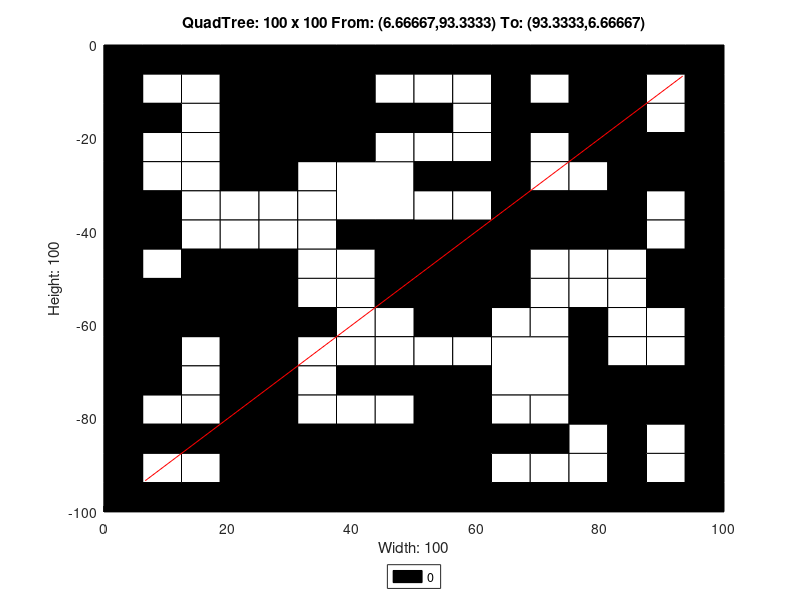

Reproduce this figure in MATLAB.
axis([0 100 -100 0]);
title('QuadTree: 100 x 100 From: (6.66667,93.3333) To: (93.3333,6.66667)');
xlabel('Width: 100');
ylabel('Height: 100');
rectangle('Position',[25 -12.5 12.5 12.5], 'FaceColor',[0 0 0]);
rectangle('Position',[25 -25 12.5 12.5], 'FaceColor',[0 0 0]);
rectangle('Position',[37.5 -37.5 12.5 12.5], 'FaceColor',[1 1 1]);
rectangle('Position',[75 -12.5 12.5 12.5], 'FaceColor',[0 0 0]);
rectangle('Position',[75 -25 12.5 12.5], 'FaceColor',[0 0 0]);
rectangle('Position',[50 -50 12.5 12.5], 'FaceColor',[0 0 0]);
rectangle('Position',[0 -62.5 12.5 12.5], 'FaceColor',[0 0 0]);
rectangle('Position',[12.5 -62.5 12.5 12.5], 'FaceColor',[0 0 0]);
rectangle('Position',[0 -75 12.5 12.5], 'FaceColor',[0 0 0]);
rectangle('Position',[25 -100 12.5 12.5], 'FaceColor',[0 0 0]);
rectangle('Position',[37.5 -100 12.5 12.5], 'FaceColor',[0 0 0]);
rectangle('Position',[50 -62.5 12.5 12.5], 'FaceColor',[0 0 0]);
rectangle('Position',[62.5 -75 12.5 12.5], 'FaceColor',[1 1 1]);
rectangle('Position',[50 -87.5 12.5 12.5], 'FaceColor',[0 0 0]);
rectangle('Position',[50 -100 12.5 12.5], 'FaceColor',[0 0 0]);
rectangle('Position',[0 -6.25 6.25 6.25], 'FaceColor',[0 0 0]);
rectangle('Position',[6.25 -6.25 6.25 6.25], 'FaceColor',[0 0 0]);
rectangle('Position',[0 -12.5 6.25 6.25], 'FaceColor',[0 0 0]);
rectangle('Position',[6.25 -12.5 6.25 6.25], 'FaceColor',[1 1 1]);
rectangle('Position',[12.5 -6.25 6.25 6.25], 'FaceColor',[0 0 0]);
rectangle('Position',[18.75 -6.25 6.25 6.25], 'FaceColor',[0 0 0]);
rectangle('Position',[12.5 -12.5 6.25 6.25], 'FaceColor',[1 1 1]);
rectangle('Position',[18.75 -12.5 6.25 6.25], 'FaceColor',[0 0 0]);
rectangle('Position',[0 -18.75 6.25 6.25], 'FaceColor',[0 0 0]);
rectangle('Position',[6.25 -18.75 6.25 6.25], 'FaceColor',[0 0 0]);
rectangle('Position',[0 -25 6.25 6.25], 'FaceColor',[0 0 0]);
rectangle('Position',[6.25 -25 6.25 6.25], 'FaceColor',[1 1 1]);
rectangle('Position',[12.5 -18.75 6.25 6.25], 'FaceColor',[1 1 1]);
rectangle('Position',[18.75 -18.75 6.25 6.25], 'FaceColor',[0 0 0]);
rectangle('Position',[12.5 -25 6.25 6.25], 'FaceColor',[1 1 1]);
rectangle('Position',[18.75 -25 6.25 6.25], 'FaceColor',[0 0 0]);
rectangle('Position',[37.5 -6.25 6.25 6.25], 'FaceColor',[0 0 0]);
rectangle('Position',[43.75 -6.25 6.25 6.25], 'FaceColor',[0 0 0]);
rectangle('Position',[37.5 -12.5 6.25 6.25], 'FaceColor',[0 0 0]);
rectangle('Position',[43.75 -12.5 6.25 6.25], 'FaceColor',[1 1 1]);
rectangle('Position',[37.5 -18.75 6.25 6.25], 'FaceColor',[0 0 0]);
rectangle('Position',[43.75 -18.75 6.25 6.25], 'FaceColor',[0 0 0]);
rectangle('Position',[37.5 -25 6.25 6.25], 'FaceColor',[0 0 0]);
rectangle('Position',[43.75 -25 6.25 6.25], 'FaceColor',[1 1 1]);
rectangle('Position',[0 -31.25 6.25 6.25], 'FaceColor',[0 0 0]);
rectangle('Position',[6.25 -31.25 6.25 6.25], 'FaceColor',[1 1 1]);
rectangle('Position',[0 -37.5 6.25 6.25], 'FaceColor',[0 0 0]);
rectangle('Position',[6.25 -37.5 6.25 6.25], 'FaceColor',[0 0 0]);
rectangle('Position',[12.5 -31.25 6.25 6.25], 'FaceColor',[1 1 1]);
rectangle('Position',[18.75 -31.25 6.25 6.25], 'FaceColor',[0 0 0]);
rectangle('Position',[12.5 -37.5 6.25 6.25], 'FaceColor',[1 1 1]);
rectangle('Position',[18.75 -37.5 6.25 6.25], 'FaceColor',[1 1 1]);
rectangle('Position',[0 -43.75 6.25 6.25], 'FaceColor',[0 0 0]);
rectangle('Position',[6.25 -43.75 6.25 6.25], 'FaceColor',[0 0 0]);
rectangle('Position',[0 -50 6.25 6.25], 'FaceColor',[0 0 0]);
rectangle('Position',[6.25 -50 6.25 6.25], 'FaceColor',[1 1 1]);
rectangle('Position',[12.5 -43.75 6.25 6.25], 'FaceColor',[1 1 1]);
rectangle('Position',[18.75 -43.75 6.25 6.25], 'FaceColor',[1 1 1]);
rectangle('Position',[12.5 -50 6.25 6.25], 'FaceColor',[0 0 0]);
rectangle('Position',[18.75 -50 6.25 6.25], 'FaceColor',[0 0 0]);
rectangle('Position',[25 -31.25 6.25 6.25], 'FaceColor',[0 0 0]);
rectangle('Position',[31.25 -31.25 6.25 6.25], 'FaceColor',[1 1 1]);
rectangle('Position',[25 -37.5 6.25 6.25], 'FaceColor',[1 1 1]);
rectangle('Position',[31.25 -37.5 6.25 6.25], 'FaceColor',[1 1 1]);
rectangle('Position',[25 -43.75 6.25 6.25], 'FaceColor',[1 1 1]);
rectangle('Position',[31.25 -43.75 6.25 6.25], 'FaceColor',[1 1 1]);
rectangle('Position',[25 -50 6.25 6.25], 'FaceColor',[0 0 0]);
rectangle('Position',[31.25 -50 6.25 6.25], 'FaceColor',[1 1 1]);
rectangle('Position',[37.5 -43.75 6.25 6.25], 'FaceColor',[0 0 0]);
rectangle('Position',[43.75 -43.75 6.25 6.25], 'FaceColor',[0 0 0]);
rectangle('Position',[37.5 -50 6.25 6.25], 'FaceColor',[1 1 1]);
rectangle('Position',[43.75 -50 6.25 6.25], 'FaceColor',[0 0 0]);
rectangle('Position',[50 -6.25 6.25 6.25], 'FaceColor',[0 0 0]);
rectangle('Position',[56.25 -6.25 6.25 6.25], 'FaceColor',[0 0 0]);
rectangle('Position',[50 -12.5 6.25 6.25], 'FaceColor',[1 1 1]);
rectangle('Position',[56.25 -12.5 6.25 6.25], 'FaceColor',[1 1 1]);
rectangle('Position',[62.5 -6.25 6.25 6.25], 'FaceColor',[0 0 0]);
rectangle('Position',[68.75 -6.25 6.25 6.25], 'FaceColor',[0 0 0]);
rectangle('Position',[62.5 -12.5 6.25 6.25], 'FaceColor',[0 0 0]);
rectangle('Position',[68.75 -12.5 6.25 6.25], 'FaceColor',[1 1 1]);
rectangle('Position',[50 -18.75 6.25 6.25], 'FaceColor',[0 0 0]);
rectangle('Position',[56.25 -18.75 6.25 6.25], 'FaceColor',[1 1 1]);
rectangle('Position',[50 -25 6.25 6.25], 'FaceColor',[1 1 1]);
rectangle('Position',[56.25 -25 6.25 6.25], 'FaceColor',[1 1 1]);
rectangle('Position',[62.5 -18.75 6.25 6.25], 'FaceColor',[0 0 0]);
rectangle('Position',[68.75 -18.75 6.25 6.25], 'FaceColor',[0 0 0]);
rectangle('Position',[62.5 -25 6.25 6.25], 'FaceColor',[0 0 0]);
rectangle('Position',[68.75 -25 6.25 6.25], 'FaceColor',[1 1 1]);
rectangle('Position',[87.5 -6.25 6.25 6.25], 'FaceColor',[0 0 0]);
rectangle('Position',[93.75 -6.25 6.25 6.25], 'FaceColor',[0 0 0]);
rectangle('Position',[87.5 -12.5 6.25 6.25], 'FaceColor',[1 1 1]);
rectangle('Position',[93.75 -12.5 6.25 6.25], 'FaceColor',[0 0 0]);
rectangle('Position',[87.5 -18.75 6.25 6.25], 'FaceColor',[1 1 1]);
rectangle('Position',[93.75 -18.75 6.25 6.25], 'FaceColor',[0 0 0]);
rectangle('Position',[87.5 -25 6.25 6.25], 'FaceColor',[0 0 0]);
rectangle('Position',[93.75 -25 6.25 6.25], 'FaceColor',[0 0 0]);
rectangle('Position',[50 -31.25 6.25 6.25], 'FaceColor',[0 0 0]);
rectangle('Position',[56.25 -31.25 6.25 6.25], 'FaceColor',[0 0 0]);
rectangle('Position',[50 -37.5 6.25 6.25], 'FaceColor',[1 1 1]);
rectangle('Position',[56.25 -37.5 6.25 6.25], 'FaceColor',[1 1 1]);
rectangle('Position',[62.5 -31.25 6.25 6.25], 'FaceColor',[0 0 0]);
rectangle('Position',[68.75 -31.25 6.25 6.25], 'FaceColor',[1 1 1]);
rectangle('Position',[62.5 -37.5 6.25 6.25], 'FaceColor',[0 0 0]);
rectangle('Position',[68.75 -37.5 6.25 6.25], 'FaceColor',[0 0 0]);
rectangle('Position',[62.5 -43.75 6.25 6.25], 'FaceColor',[0 0 0]);
rectangle('Position',[68.75 -43.75 6.25 6.25], 'FaceColor',[0 0 0]);
rectangle('Position',[62.5 -50 6.25 6.25], 'FaceColor',[0 0 0]);
rectangle('Position',[68.75 -50 6.25 6.25], 'FaceColor',[1 1 1]);
rectangle('Position',[75 -31.25 6.25 6.25], 'FaceColor',[1 1 1]);
rectangle('Position',[81.25 -31.25 6.25 6.25], 'FaceColor',[0 0 0]);
rectangle('Position',[75 -37.5 6.25 6.25], 'FaceColor',[0 0 0]);
rectangle('Position',[81.25 -37.5 6.25 6.25], 'FaceColor',[0 0 0]);
rectangle('Position',[87.5 -31.25 6.25 6.25], 'FaceColor',[0 0 0]);
rectangle('Position',[93.75 -31.25 6.25 6.25], 'FaceColor',[0 0 0]);
rectangle('Position',[87.5 -37.5 6.25 6.25], 'FaceColor',[1 1 1]);
rectangle('Position',[93.75 -37.5 6.25 6.25], 'FaceColor',[0 0 0]);
rectangle('Position',[75 -43.75 6.25 6.25], 'FaceColor',[0 0 0]);
rectangle('Position',[81.25 -43.75 6.25 6.25], 'FaceColor',[0 0 0]);
rectangle('Position',[75 -50 6.25 6.25], 'FaceColor',[1 1 1]);
rectangle('Position',[81.25 -50 6.25 6.25], 'FaceColor',[1 1 1]);
rectangle('Position',[87.5 -43.75 6.25 6.25], 'FaceColor',[1 1 1]);
rectangle('Position',[93.75 -43.75 6.25 6.25], 'FaceColor',[0 0 0]);
rectangle('Position',[87.5 -50 6.25 6.25], 'FaceColor',[0 0 0]);
rectangle('Position',[93.75 -50 6.25 6.25], 'FaceColor',[0 0 0]);
rectangle('Position',[12.5 -68.75 6.25 6.25], 'FaceColor',[1 1 1]);
rectangle('Position',[18.75 -68.75 6.25 6.25], 'FaceColor',[0 0 0]);
rectangle('Position',[12.5 -75 6.25 6.25], 'FaceColor',[1 1 1]);
rectangle('Position',[18.75 -75 6.25 6.25], 'FaceColor',[0 0 0]);
rectangle('Position',[25 -56.25 6.25 6.25], 'FaceColor',[0 0 0]);
rectangle('Position',[31.25 -56.25 6.25 6.25], 'FaceColor',[1 1 1]);
rectangle('Position',[25 -62.5 6.25 6.25], 'FaceColor',[0 0 0]);
rectangle('Position',[31.25 -62.5 6.25 6.25], 'FaceColor',[0 0 0]);
rectangle('Position',[37.5 -56.25 6.25 6.25], 'FaceColor',[1 1 1]);
rectangle('Position',[43.75 -56.25 6.25 6.25], 'FaceColor',[0 0 0]);
rectangle('Position',[37.5 -62.5 6.25 6.25], 'FaceColor',[1 1 1]);
rectangle('Position',[43.75 -62.5 6.25 6.25], 'FaceColor',[1 1 1]);
rectangle('Position',[25 -68.75 6.25 6.25], 'FaceColor',[0 0 0]);
rectangle('Position',[31.25 -68.75 6.25 6.25], 'FaceColor',[1 1 1]);
rectangle('Position',[25 -75 6.25 6.25], 'FaceColor',[0 0 0]);
rectangle('Position',[31.25 -75 6.25 6.25], 'FaceColor',[1 1 1]);
rectangle('Position',[37.5 -68.75 6.25 6.25], 'FaceColor',[1 1 1]);
rectangle('Position',[43.75 -68.75 6.25 6.25], 'FaceColor',[1 1 1]);
rectangle('Position',[37.5 -75 6.25 6.25], 'FaceColor',[0 0 0]);
rectangle('Position',[43.75 -75 6.25 6.25], 'FaceColor',[0 0 0]);
rectangle('Position',[0 -81.25 6.25 6.25], 'FaceColor',[0 0 0]);
rectangle('Position',[6.25 -81.25 6.25 6.25], 'FaceColor',[1 1 1]);
rectangle('Position',[0 -87.5 6.25 6.25], 'FaceColor',[0 0 0]);
rectangle('Position',[6.25 -87.5 6.25 6.25], 'FaceColor',[0 0 0]);
rectangle('Position',[12.5 -81.25 6.25 6.25], 'FaceColor',[1 1 1]);
rectangle('Position',[18.75 -81.25 6.25 6.25], 'FaceColor',[0 0 0]);
rectangle('Position',[12.5 -87.5 6.25 6.25], 'FaceColor',[0 0 0]);
rectangle('Position',[18.75 -87.5 6.25 6.25], 'FaceColor',[0 0 0]);
rectangle('Position',[0 -93.75 6.25 6.25], 'FaceColor',[0 0 0]);
rectangle('Position',[6.25 -93.75 6.25 6.25], 'FaceColor',[1 1 1]);
rectangle('Position',[0 -100 6.25 6.25], 'FaceColor',[0 0 0]);
rectangle('Position',[6.25 -100 6.25 6.25], 'FaceColor',[0 0 0]);
rectangle('Position',[12.5 -93.75 6.25 6.25], 'FaceColor',[1 1 1]);
rectangle('Position',[18.75 -93.75 6.25 6.25], 'FaceColor',[0 0 0]);
rectangle('Position',[12.5 -100 6.25 6.25], 'FaceColor',[0 0 0]);
rectangle('Position',[18.75 -100 6.25 6.25], 'FaceColor',[0 0 0]);
rectangle('Position',[25 -81.25 6.25 6.25], 'FaceColor',[0 0 0]);
rectangle('Position',[31.25 -81.25 6.25 6.25], 'FaceColor',[1 1 1]);
rectangle('Position',[25 -87.5 6.25 6.25], 'FaceColor',[0 0 0]);
rectangle('Position',[31.25 -87.5 6.25 6.25], 'FaceColor',[0 0 0]);
rectangle('Position',[37.5 -81.25 6.25 6.25], 'FaceColor',[1 1 1]);
rectangle('Position',[43.75 -81.25 6.25 6.25], 'FaceColor',[1 1 1]);
rectangle('Position',[37.5 -87.5 6.25 6.25], 'FaceColor',[0 0 0]);
rectangle('Position',[43.75 -87.5 6.25 6.25], 'FaceColor',[0 0 0]);
rectangle('Position',[62.5 -56.25 6.25 6.25], 'FaceColor',[0 0 0]);
rectangle('Position',[68.75 -56.25 6.25 6.25], 'FaceColor',[1 1 1]);
rectangle('Position',[62.5 -62.5 6.25 6.25], 'FaceColor',[1 1 1]);
rectangle('Position',[68.75 -62.5 6.25 6.25], 'FaceColor',[1 1 1]);
rectangle('Position',[50 -68.75 6.25 6.25], 'FaceColor',[1 1 1]);
rectangle('Position',[56.25 -68.75 6.25 6.25], 'FaceColor',[1 1 1]);
rectangle('Position',[50 -75 6.25 6.25], 'FaceColor',[0 0 0]);
rectangle('Position',[56.25 -75 6.25 6.25], 'FaceColor',[0 0 0]);
rectangle('Position',[75 -56.25 6.25 6.25], 'FaceColor',[1 1 1]);
rectangle('Position',[81.25 -56.25 6.25 6.25], 'FaceColor',[1 1 1]);
rectangle('Position',[75 -62.5 6.25 6.25], 'FaceColor',[0 0 0]);
rectangle('Position',[81.25 -62.5 6.25 6.25], 'FaceColor',[1 1 1]);
rectangle('Position',[87.5 -56.25 6.25 6.25], 'FaceColor',[0 0 0]);
rectangle('Position',[93.75 -56.25 6.25 6.25], 'FaceColor',[0 0 0]);
rectangle('Position',[87.5 -62.5 6.25 6.25], 'FaceColor',[1 1 1]);
rectangle('Position',[93.75 -62.5 6.25 6.25], 'FaceColor',[0 0 0]);
rectangle('Position',[75 -68.75 6.25 6.25], 'FaceColor',[0 0 0]);
rectangle('Position',[81.25 -68.75 6.25 6.25], 'FaceColor',[1 1 1]);
rectangle('Position',[75 -75 6.25 6.25], 'FaceColor',[0 0 0]);
rectangle('Position',[81.25 -75 6.25 6.25], 'FaceColor',[0 0 0]);
rectangle('Position',[87.5 -68.75 6.25 6.25], 'FaceColor',[1 1 1]);
rectangle('Position',[93.75 -68.75 6.25 6.25], 'FaceColor',[0 0 0]);
rectangle('Position',[87.5 -75 6.25 6.25], 'FaceColor',[0 0 0]);
rectangle('Position',[93.75 -75 6.25 6.25], 'FaceColor',[0 0 0]);
rectangle('Position',[62.5 -81.25 6.25 6.25], 'FaceColor',[1 1 1]);
rectangle('Position',[68.75 -81.25 6.25 6.25], 'FaceColor',[1 1 1]);
rectangle('Position',[62.5 -87.5 6.25 6.25], 'FaceColor',[0 0 0]);
rectangle('Position',[68.75 -87.5 6.25 6.25], 'FaceColor',[0 0 0]);
rectangle('Position',[62.5 -93.75 6.25 6.25], 'FaceColor',[1 1 1]);
rectangle('Position',[68.75 -93.75 6.25 6.25], 'FaceColor',[1 1 1]);
rectangle('Position',[62.5 -100 6.25 6.25], 'FaceColor',[0 0 0]);
rectangle('Position',[68.75 -100 6.25 6.25], 'FaceColor',[0 0 0]);
rectangle('Position',[75 -81.25 6.25 6.25], 'FaceColor',[0 0 0]);
rectangle('Position',[81.25 -81.25 6.25 6.25], 'FaceColor',[0 0 0]);
rectangle('Position',[75 -87.5 6.25 6.25], 'FaceColor',[1 1 1]);
rectangle('Position',[81.25 -87.5 6.25 6.25], 'FaceColor',[0 0 0]);
rectangle('Position',[87.5 -81.25 6.25 6.25], 'FaceColor',[0 0 0]);
rectangle('Position',[93.75 -81.25 6.25 6.25], 'FaceColor',[0 0 0]);
rectangle('Position',[87.5 -87.5 6.25 6.25], 'FaceColor',[1 1 1]);
rectangle('Position',[93.75 -87.5 6.25 6.25], 'FaceColor',[0 0 0]);
rectangle('Position',[75 -93.75 6.25 6.25], 'FaceColor',[1 1 1]);
rectangle('Position',[81.25 -93.75 6.25 6.25], 'FaceColor',[0 0 0]);
rectangle('Position',[75 -100 6.25 6.25], 'FaceColor',[0 0 0]);
rectangle('Position',[81.25 -100 6.25 6.25], 'FaceColor',[0 0 0]);
rectangle('Position',[87.5 -93.75 6.25 6.25], 'FaceColor',[1 1 1]);
rectangle('Position',[93.75 -93.75 6.25 6.25], 'FaceColor',[0 0 0]);
rectangle('Position',[87.5 -100 6.25 6.25], 'FaceColor',[0 0 0]);
rectangle('Position',[93.75 -100 6.25 6.25], 'FaceColor',[0 0 0]);
X=[93.3333,6.66667];
Y=[-6.66667,-93.3333];
hold on;
plot(X,Y,'r');
legend('0','Location','southoutside');
